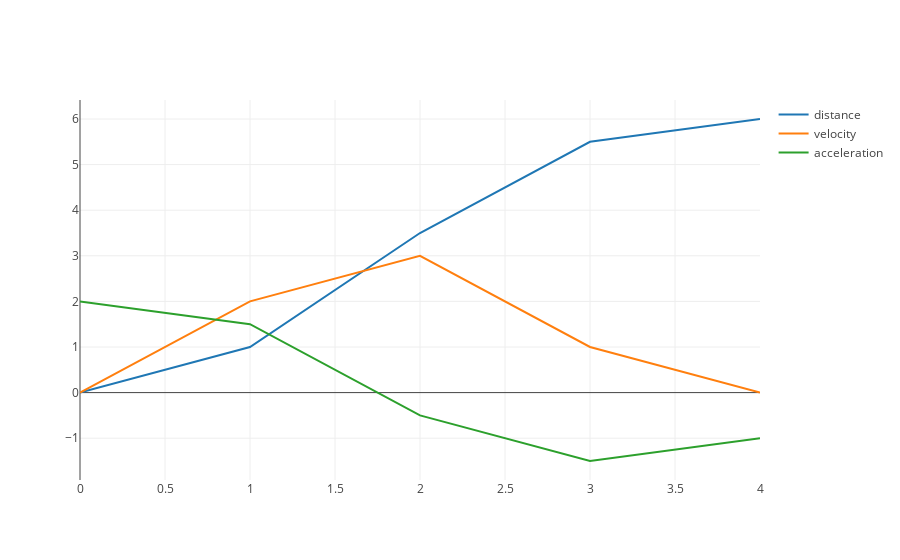

The notebook cell this image was saved under:
### Markdown cell above
# Plot Results

### Code cell
plot_lines(define_plot_data(sol['outputs'], 'time',  'distance', 'velocity', 'acceleration'))

### Figure 1 — Plotly figure (JSON) as saved in the notebook; plotly's stock layout.template omitted (floating-point values rounded to 4 significant figures)
{"data": [{"mode": "lines", "name": "distance", "type": "scatter", "uid": "3ef52de9-051e-4c73-a1e5-cb05b1f37410", "x": [0, 1, 2, 3, 4], "y": [0, 1, 3.5, 5.5, 6]}, {"mode": "lines", "name": "velocity", "type": "scatter", "uid": "13a43c24-30a1-4674-9a43-ba2ce183a1f0", "x": [0, 1, 2, 3, 4], "y": [0, 2, 3, 1, 0]}, {"mode": "lines", "name": "acceleration", "type": "scatter", "uid": "30e85f6b-1775-417f-a268-401a3fea472c", "x": [0, 1, 2, 3, 4], "y": [2, 1.5, -0.5, -1.5, -1]}], "layout": {}}
